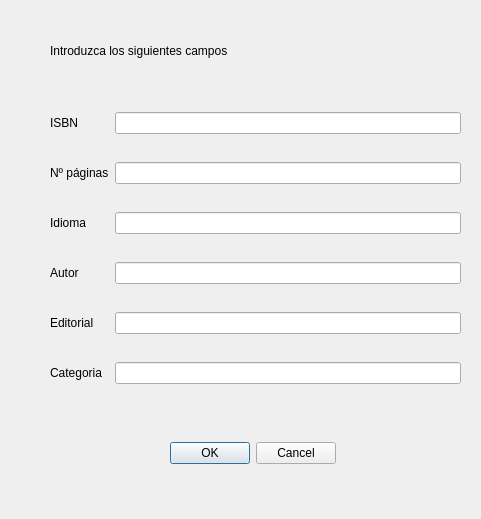
<?xml version="1.0" encoding="UTF-8"?>
<ui version="4.0">
 <class>Form</class>
 <widget class="QWidget" name="Form">
  <property name="geometry">
   <rect>
    <x>0</x>
    <y>0</y>
    <width>481</width>
    <height>519</height>
   </rect>
  </property>
  <property name="windowTitle">
   <string>Form</string>
  </property>
  <widget class="QLabel" name="label">
   <property name="geometry">
    <rect>
     <x>50</x>
     <y>30</y>
     <width>261</width>
     <height>41</height>
    </rect>
   </property>
   <property name="text">
    <string>Introduzca los siguientes campos</string>
   </property>
  </widget>
  <widget class="QDialogButtonBox" name="buttonBox">
   <property name="geometry">
    <rect>
     <x>160</x>
     <y>440</y>
     <width>176</width>
     <height>27</height>
    </rect>
   </property>
   <property name="standardButtons">
    <set>QDialogButtonBox::Cancel|QDialogButtonBox::Ok</set>
   </property>
  </widget>
  <widget class="QWidget" name="">
   <property name="geometry">
    <rect>
     <x>50</x>
     <y>90</y>
     <width>411</width>
     <height>321</height>
    </rect>
   </property>
   <layout class="QGridLayout" name="gridLayout">
    <item row="0" column="0">
     <widget class="QLabel" name="label_2">
      <property name="text">
       <string>ISBN</string>
      </property>
     </widget>
    </item>
    <item row="0" column="1">
     <widget class="QLineEdit" name="lineEdit"/>
    </item>
    <item row="1" column="0">
     <widget class="QLabel" name="label_3">
      <property name="text">
       <string>Nº páginas</string>
      </property>
     </widget>
    </item>
    <item row="1" column="1">
     <widget class="QLineEdit" name="lineEdit_2"/>
    </item>
    <item row="2" column="0">
     <widget class="QLabel" name="label_4">
      <property name="text">
       <string>Idioma</string>
      </property>
     </widget>
    </item>
    <item row="2" column="1">
     <widget class="QLineEdit" name="lineEdit_3"/>
    </item>
    <item row="3" column="0">
     <widget class="QLabel" name="label_5">
      <property name="text">
       <string>Autor</string>
      </property>
     </widget>
    </item>
    <item row="3" column="1">
     <widget class="QLineEdit" name="lineEdit_4"/>
    </item>
    <item row="4" column="0">
     <widget class="QLabel" name="label_6">
      <property name="text">
       <string>Editorial</string>
      </property>
     </widget>
    </item>
    <item row="4" column="1">
     <widget class="QLineEdit" name="lineEdit_5"/>
    </item>
    <item row="5" column="0">
     <widget class="QLabel" name="label_7">
      <property name="text">
       <string>Categoria</string>
      </property>
     </widget>
    </item>
    <item row="5" column="1">
     <widget class="QLineEdit" name="lineEdit_6"/>
    </item>
   </layout>
  </widget>
 </widget>
 <resources/>
 <connections/>
</ui>
